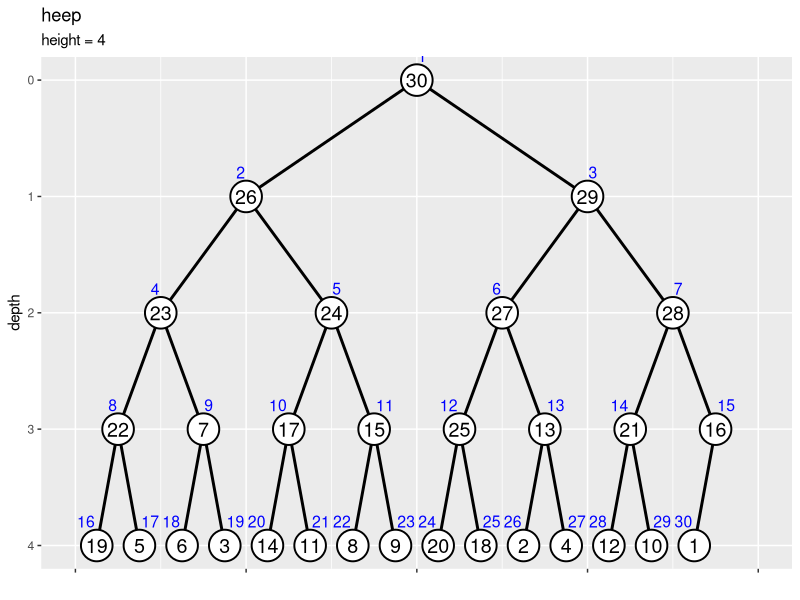

R code for this plot: (Note: this script raises an error after producing the figure.)

# 10.7 ヒープ ----------------------------------------------------------------

# 利用パッケージ
library(tidyverse)
library(gganimate)

# チェック用
library(ggplot2)


# 数列のヒープ化 --------------------------------------------------------------------

### ・実装 -----

# 部分木のヒープ化の実装
sub_heapify <- function(vec, i, N) {
  
  # 左側の子のインデックスを計算
  child_idx <- i * 2
  
  # 子がなければ終了
  if(child_idx > N) return(vec)
  
  # 値が大きい方の子のインデックスを設定
  if(child_idx+1 <= N & vec[child_idx+1] > vec[child_idx]) { # (&の左がFALSEだと右が処理されずNAにならないので動く)
    child_idx <- child_idx + 1
  }
  
  # 子が親以下なら終了
  if(vec[child_idx] <= vec[i]) return(vec)
  
  # 子と親を入替
  vec[1:N] <- replace(x = vec, list = c(child_idx, i), values = vec[c(i, child_idx)])
  
  # 子を根としてヒープ化
  vec[1:N] <- sub_heapify(vec, child_idx, N)
  
  # 数列を出力
  return(vec)
}

# ヒープ化の実装
heapify <- function(vec) {
  
  # 要素数を取得
  N <- length(vec)
  
  # 葉を除くノード番号の最大値を設定
  max_i <- N %/% 2
  
  # ヒープ化
  for(i in max_i:1) {
    
    # i番目の頂点を根としてヒープ化
    vec[1:N] <- sub_heapify(vec, i, N)
  }
  
  # 数列を出力
  return(vec)
}


### ・作図 -----

# 要素数を指定
N <- 30

# 数列を作成
a <- sample(x = 1:N, size = N, replace = FALSE)

# ヒープ化
a <- heapify(a)

# ノードの座標を作成
d <- 0.6
vertex_df <- tibble::tibble(
  value = a, 
  index = 1:length(a), 
  depth = floor(log2(index)), # 縦方向のノード位置
  col_idx = index - 2^depth + 1, # 深さごとのノード番号
  coord_x = (col_idx * 2 - 1) * 1/(2^depth * 2), # 横方向のノード位置
  label_offset = dplyr::if_else(
    condition = index%%2 == 0, true = 0.5+d, false = 0.5-d
  ) # ラベル位置を左右にズラす
)

# エッジの座標を作成
edge_df <- dplyr::bind_rows(
  # 子ノードの座標
  vertex_df |> 
    dplyr::filter(depth > 0) |> # 根を除去
    dplyr::mutate(
      edge_id   = index, 
      node_type = "childe" # (確認用)
    ), 
  # 親ノードの座標
  vertex_df |> 
    dplyr::filter(depth > 0) |> # 根を除去
    dplyr::mutate(
      edge_id   = index, 
      node_type = "parent", # (確認用)
      depth   = depth - 1, # 縦方向のノード位置
      index   = index %/% 2, 
      col_idx = index - 2^depth + 1, # 深さごとのノード番号
      coord_x = (col_idx * 2 - 1) * 1/(2^depth * 2) # 横方向のノード位置
    )
) |> 
  dplyr::select(!label_offset) |> 
  dplyr::arrange(edge_id, depth)

# ツリーの高さを取得
max_h <- floor(log2(N))

# 二分木を作図
ggplot() + 
  geom_path(data = edge_df, 
            mapping = aes(x = coord_x, y = depth, group = edge_id), 
            linewidth = 1) + # 辺
  geom_point(data = vertex_df, 
             mapping = aes(x = coord_x, y = depth), 
             size = 10, shape = "circle filled", fill = "white", stroke = 1) + # 頂点
  geom_text(data = vertex_df, 
            mapping = aes(x = coord_x, y = depth, label = value), 
            size = 5) + # 値ラベル
  geom_text(data = vertex_df, 
            mapping = aes(x = coord_x, y = depth, label = index, hjust = label_offset), 
            size = 4, vjust = -1.5, color = "blue") + # 位置ラベル
  scale_x_continuous(labels = NULL, name = "") + 
  scale_y_reverse(breaks = 0:max_h, minor_breaks = FALSE) + 
  coord_cartesian(xlim = c(0, 1)) + 
  labs(title = "heep", 
       subtitle = paste0("height = ", max_h), 
       y = "depth")


### ・可視化 -----

# 親子ノードの入替の実装
swap <- function(value, index, i, N) {
  
  # 数列の値・インデックスを取得
  val_vec <- value
  idx_vec <- index
  
  # 左側の子のインデックスを計算
  child_idx <- i * 2
  
  # 子がなければ終了
  if(child_idx > N) {
    lt <- list(value = val_vec, index = idx_vec, target = i)
    return(lt)
  }
  
  # 値が大きい方の子のインデックスを設定
  if(child_idx+1 <= N & val_vec[child_idx+1] > val_vec[child_idx]) {
    child_idx <- child_idx + 1
  }
  
  # 子が親以下なら終了
  if(val_vec[child_idx] <= val_vec[i]) {
    lt <- list(value = val_vec, index = idx_vec, target = i)
    return(lt)
  }
  
  # 子と親を入替
  val_vec[1:N] <- replace(x = val_vec, list = c(child_idx, i), values = val_vec[c(i, child_idx)])
  idx_vec[1:N] <- replace(x = idx_vec, list = c(child_idx, i), values = idx_vec[c(i, child_idx)])
  
  # 数列を出力
  if(child_idx <= N%/%2) {
    
    # 親子の入替があれば継続
    lt <- list(value = val_vec, index = idx_vec, target = child_idx)
    
  } else {
    
    # 子が葉なら終了
    lt <- list(value = val_vec, index = idx_vec, target = i)
  }
  return(lt)
}


# 要素数を指定
N <- 60

# 数列を作成
a <- sample(x = 1:N, size = N, replace = FALSE)
a

# 数列を格納
tmp_df <- tibble::tibble(
  step  = 0,   # 試行回数
  id    = 1:N, # 元のインデックス
  index = 1:N, # 各試行のインデックス
  value = a    # 要素
)

# 作図用のオブジェクトを初期化
id_vec   <- 1:N
trace_df <- tmp_df
trace_target_vec <- NULL

# ヒープ化
max_i <- N %/% 2
iter  <- 0
for(i in max_i:1) {
  
  # i番目の頂点を設定
  target_idx <- i
  
  # i番目の頂点を根とする部分木をヒープ化
  swap_flag <- TRUE
  while(swap_flag) {
    
    # 試行回数をカウント
    iter <- iter + 1
    
    # 親子の値を比較・入替
    res_lt <- swap(a, id_vec, target_idx, N)
    a[1:N]      <- res_lt[["value"]]
    id_vec[1:N] <- res_lt[["index"]]
    next_target_idx <- res_lt[["target"]]
    
    # 数列を格納
    tmp_df <- tibble::tibble(
      step  = iter, 
      id    = id_vec, 
      index = 1:N, 
      value = a
    )
    
    # 結果を記録
    trace_df <- dplyr::bind_rows(trace_df, tmp_df)
    trace_target_vec <- c(trace_target_vec, target_idx)
    
    # 入替の有無を確認
    if(target_idx == next_target_idx) {
      
      # 入替がなければ終了
      swap_flag <- FALSE
      
    } else {
      
      # 入替があれば入替後の頂点を親として設定
      target_idx <- next_target_idx
    }
    
    # 途中経過を表示
    print(paste0("--- step: ", iter, " ---"))
    print(a)
  }
}


# 頂点の座標を作成
trace_vertex_df <- trace_df |> 
  dplyr::group_by(step) |> # 座標計算用
  dplyr::mutate(
    depth   = floor(log2(index)), # ノードごとの深さ
    col_idx = index - 2^depth + 1, # 深さごとのノード番号
    coord_x = (col_idx * 2 - 1) * 1/(2^depth * 2), # 横方向のノード位置
  ) |> 
  dplyr::ungroup()

# 辺の座標を作成
edge_df <- dplyr::bind_rows(
  # 子ノードの座標
  trace_vertex_df |> 
    dplyr::filter(step == 0, depth > 0) |> # 1試行分のデータを抽出・根を除去
    dplyr::mutate(
      edge_id = index
    ), 
  # 親ノードの座標
  trace_vertex_df |> 
    dplyr::filter(step == 0, depth > 0) |> # 1試行分のデータを抽出・根を除去
    dplyr::mutate(
      edge_id = index, # 子インデックス
      depth   = depth - 1, # ノードごとの深さ
      index   = index %/% 2, # 親インデックス
      col_idx = index - 2^depth + 1, # 深さごとのノード番号
      coord_x = (col_idx * 2 - 1) * 1/(2^depth * 2) # 横方向のノード位置
    )
) |> 
  dplyr::select(!step) |> # フレーム遷移の影響から外す
  dplyr::arrange(edge_id, depth)

# インデックスラベルの座標を作成
d <- 0.6
index_df <- trace_vertex_df |> 
  dplyr::filter(step == 0) |> # 1試行分のデータを抽出
  dplyr::mutate(
    offset = dplyr::if_else(
      condition = index%%2 == 0, true = 0.5+d, false = 0.5-d
    ) # ラベル位置を左右にズラす
  ) |> 
  dplyr::select(!step) # フレーム遷移の影響から外す

# ステップ数を取得
max_step <- length(trace_target_vec)

# 入替対象の頂点の座標を作成
target_vertex_df <- dplyr::bind_rows(
  # 親ノードの座標
  tibble::tibble(
    step    = 1:max_step, 
    index   = trace_target_vec, # 入替元のインデックス
    depth   = floor(log2(index)), 
    col_idx = index - 2^depth + 1, 
    coord_x = (col_idx * 2 - 1) * 1/(2^depth * 2), 
    parent_flag = TRUE, 
    childe_id   = NA
  ), 
  # 子ノードの座標
  tidyr::expand_grid(
    step      = 1:max_step, 
    childe_id = 0:1
  ) |> 
    dplyr::mutate(
      index   = trace_target_vec[step] * 2 + childe_id, # 入替元の子インデックス
      depth   = floor(log2(index)), 
      col_idx = index - 2^depth + 1, 
      coord_x = (col_idx * 2 - 1) * 1/(2^depth * 2), 
      parent_flag = FALSE
    ) |> 
    dplyr::filter(index <= N)
) |> 
  dplyr::mutate(
    step = step - 1 # 表示フレームを調整
  ) |> 
  dplyr::arrange(step, index)

# 入替対象の辺の座標を計算
target_edge_df <- dplyr::bind_rows(
  # 親ノードの座標
  target_vertex_df |> 
    dplyr::filter(parent_flag) |> # 親ノードを抽出
    tidyr::uncount(weights = 2, .id = "childe_id") |> # 子ノード数に複製
    dplyr::mutate(
      childe_id = childe_id - 1, 
      edge_id   = index * 2 + childe_id # 子インデックス
    ) |> 
    dplyr::filter(edge_id <= N), # 子ノードがなければ除去
  # 子ノードの座標
  target_vertex_df |> 
    dplyr::filter(!parent_flag) |> # 子ノードを抽出
    dplyr::mutate(
      edge_id = index
    )
) |> 
  dplyr::arrange(step, index)


# ヒープ化のアニメーションを作図
graph <- ggplot() + 
  geom_text(data = index_df, 
            mapping = aes(x = coord_x, y = depth, label = index, hjust = offset), 
            size = 4, vjust = -1.7, color = "blue") + # インデックスラベル
  geom_path(data = edge_df, 
            mapping = aes(x = coord_x, y = depth, group = edge_id), 
            linewidth = 1) + # 辺
  geom_path(data = target_edge_df,
            mapping = aes(x = coord_x, y = depth, group = edge_id),
            color = "red", linewidth = 1, linetype = "dashed") + # 入替対象の辺
  geom_point(data = target_vertex_df,
             mapping = aes(x = coord_x, y = depth, group = step),
             size = 14, color = "red", alpha = 0.5) + # 入替対象の頂点
  geom_point(data = trace_vertex_df, 
             mapping = aes(x = coord_x, y = depth, group = id), 
             size = 12, shape = "circle filled", fill = "white", stroke = 1) + # 頂点
  geom_text(data = trace_vertex_df, 
            mapping = aes(x = coord_x, y = depth, label = as.character(value), group = id), 
            size = 5) + # 値ラベル
  gganimate::transition_states(states = step, transition_length = 9, state_length = 1, wrap = FALSE) + # フレーム遷移
  gganimate::ease_aes("cubic-in-out") + # 遷移の緩急
  scale_x_continuous(labels = NULL) + 
  scale_y_reverse(breaks = 0:max(trace_vertex_df[["depth"]], na.rm = TRUE), minor_breaks = FALSE) + 
  coord_cartesian(xlim = c(0, 1)) + 
  labs(title = "heapify", 
       subtitle = "step: {next_state}", 
       x = "", y = "depth")

# フレーム数を取得
frame_num <- max(trace_df[["step"]]) + 1

# 遷移フレーム数を指定
s <- 20

# gif画像を作成
gganimate::animate(
  plot = graph, 
  nframes = (frame_num + 2)*s, start_pause = s, end_pause = s, fps = 20, 
  width = 1200, height = 600, 
  renderer = gganimate::gifski_renderer()
)


# 値ラベルの座標を作成
init_df <- trace_df |> 
  dplyr::filter(step == 0) # 初期値を抽出
last_df <- trace_df |> 
  dplyr::filter(step == max(step)) # 最終結果を抽出

# 入替推移を作図
ggplot() + 
  geom_line(data = trace_df, 
            mapping = aes(x = step, y = index, color = factor(value), group = id), 
            linewidth = 1) + 
  geom_text(data = init_df, 
            mapping = aes(x = step, y = index, label = value), 
            hjust = 1) + 
  geom_text(data = last_df, 
            mapping = aes(x = step, y = index, label = value), 
            hjust = 0) + 
  theme(legend.position = "none") + 
  labs(title = "heapify", 
       x = "step", y = "index")


# 値の挿入 --------------------------------------------------------------------

### ・実装 -----

# 値の挿入の実装
push <- function(vec, val) {
  
  # 挿入要素(子)のインデックスを設定
  i <- length(vec) + 1
  
  # ヒープ化
  while(i > 1) { # (根に達するまで)
    
    # 親のインデックスを計算
    parent_idx <- i %/% 2
    
    # 親が子以上なら終了
    if(vec[parent_idx] >= val) break
    
    # 子と親を入替
    vec[i] <- vec[parent_idx] # 親の値を子の位置に移動
    i      <- parent_idx      # 挿入位置を親の位置に更新
  }
  
  # 値を挿入
  vec[i] <- val
  
  # 数列を出力
  return(vec)
}


# 挿入値を指定
x <- 50

# 値を挿入してヒープ化
a <- push(a, x)
a; length(a)


### ・可視化 -----

# 要素数を指定
initial_N <- 50

# ヒープを作成
initial_a <- sample(x = 1:initial_N, size = initial_N, replace = FALSE) |> 
  heapify()

# 挿入する値を指定
x <- 49.5

# 値を挿入
a <- c(initial_a, x)

# 挿入後の要素数を取得
N <- length(a)

# 数列を格納
trace_df <- dplyr::bind_rows(
  # 初期値
  tibble::tibble(
    step  = 0, 
    id    = 1:initial_N, 
    index = id, 
    value = initial_a
  ), 
  # 挿入後
  tibble::tibble(
    step  = 1, 
    id    = 1:N, 
    index = id, 
    value = a
  )
)

# 挿入要素のインデックスを設定
i <- N

# 作図用のオブジェクトを初期化
id_vec <- 1:N
trace_target_vec <- i

# ヒープ化
iter <- 1
while(i > 1) {
  
  # 試行回数を更新
  iter <- iter+ 1
  
  # 親のインデックスを計算
  parent_idx <- i %/% 2
  
  # 親が子以上なら終了
  if(a[parent_idx] >= a[i]) {
    
    # 値を記録
    trace_target_vec <- c(trace_target_vec, parent_idx)
    
    break
  }
  
  # 子と親を入替
  a[1:N]      <- replace(x = a, list = c(i, parent_idx), values = a[c(parent_idx, i)])
  id_vec[1:N] <- replace(x = id_vec, list = c(i, parent_idx), values = id_vec[c(parent_idx, i)])
  
  # 数列を格納
  tmp_df <- tibble::tibble(
    step  = iter, 
    id    = id_vec, 
    index = 1:N, 
    value = a
  )
  
  # 値を記録
  trace_df <- dplyr::bind_rows(trace_df, tmp_df)
  trace_target_vec <- c(trace_target_vec, parent_idx)
  
  # 挿入位置を親の位置に更新
  i <- parent_idx
  
  # 途中経過を表示
  print(paste0("--- step: ", iter, " ---"))
  print(a)
}


# 頂点の座標を作成
trace_vertex_df <- trace_df |> 
  dplyr::group_by(step) |> # 座標計算用
  dplyr::mutate(
    depth   = floor(log2(index)), # ノードごとの深さ
    col_idx = index - 2^depth + 1, # 深さごとのノード番号
    coord_x = (col_idx * 2 - 1) * 1/(2^depth * 2), # 横方向のノード位置
  ) |> 
  dplyr::ungroup()

# 辺の座標を作成
edge_df <- dplyr::bind_rows(
  # 子ノードの座標
  trace_vertex_df |> 
    dplyr::filter(step == 1, depth > 0) |> # 1試行分のデータを抽出・根を除去
    dplyr::mutate(
      edge_id = index
    ), 
  # 親ノードの座標
  trace_vertex_df |> 
    dplyr::filter(step == 1, depth > 0) |> # 1試行分のデータを抽出・根を除去
    dplyr::mutate(
      edge_id = index, # 子インデックス
      depth   = depth - 1, # ノードごとの深さ
      index   = index %/% 2, # 親インデックス
      col_idx = index - 2^depth + 1, # 深さごとのノード番号
      coord_x = (col_idx * 2 - 1) * 1/(2^depth * 2) # 横方向のノード位置
    )
) |> 
  dplyr::select(!step) |> # フレーム遷移の影響から外す
  dplyr::arrange(edge_id, depth)

# インデックスラベルの座標を作成
d <- 0.6
index_df <- trace_vertex_df |> 
  dplyr::filter(step == 1) |> # 1試行分のデータを抽出
  dplyr::mutate(
    offset = dplyr::if_else(
      condition = index%%2 == 0, true = 0.5+d, false = 0.5-d
    ) # ラベル位置を左右にズラす
  ) |> 
  dplyr::select(!step) # フレーム遷移の影響から外す

# ステップ数を取得
max_step <- length(trace_target_vec)

# 入替対象の頂点の座標を作成
target_df <- dplyr::bind_rows(
  # 親ノードの座標
  tibble::tibble(
    step  = 1:max_step, 
    index = trace_target_vec, # 入替元のインデックス
    edge_id = index
  ), 
  # 子ノードの座標
  tibble::tibble(
    step  = 2:max_step, 
    index = trace_target_vec[-max_step],#c(NA, trace_target_vec[-max_step]), # 入替元の子インデックス
    edge_id = trace_target_vec[-1]
  )
) |> 
  dplyr::mutate(
    step = step - 1, # 表示フレームを調整
    depth   = floor(log2(index)), 
    col_idx = index - 2^depth + 1, 
    coord_x = (col_idx * 2 - 1) * 1/(2^depth * 2), 
  ) |> 
  dplyr::arrange(step, index)

# 入替対象の辺の座標を作成
target_edge_df <- dplyr::bind_rows(
  target_df, 
  target_df |> 
    dplyr::filter(step == 0)
) # (原因不明の警告文対策)


# ヒープ化のアニメーションを作図
graph <- ggplot() + 
  geom_text(data = index_df,
            mapping = aes(x = coord_x, y = depth, label = index, hjust = offset),
            size = 4, vjust = -1.7, color = "blue") + # インデックスラベル
  geom_path(data = edge_df,
            mapping = aes(x = coord_x, y = depth, group = edge_id),
            linewidth = 1) + # 辺
  geom_path(data = target_edge_df,
            mapping = aes(x = coord_x, y = depth, group = edge_id),
            color = "red", linewidth = 1, linetype = "dashed") + # 入替対象の辺
  geom_point(data = target_df,
             mapping = aes(x = coord_x, y = depth, group = index),
             size = 14, color = "red", alpha = 0.5) + # 入替対象の頂点
  geom_point(data = trace_vertex_df,
             mapping = aes(x = coord_x, y = depth, group = id),
             size = 12, shape = "circle filled", fill = "white", stroke = 1) + # 頂点
  geom_text(data = trace_vertex_df,
            mapping = aes(x = coord_x, y = depth, label = as.character(value), group = id),
            size = 5) + # 値ラベル
  gganimate::transition_states(states = step, transition_length = 9, state_length = 1, wrap = FALSE) + # フレーム遷移
  gganimate::ease_aes("cubic-in-out") + # 遷移の緩急
  scale_x_continuous(labels = NULL) + 
  scale_y_reverse(breaks = 0:max(trace_vertex_df[["depth"]], na.rm = TRUE), minor_breaks = FALSE) + 
  coord_cartesian(xlim = c(0, 1)) + 
  labs(title = "heapify : push", 
       subtitle = "step: {next_state}", 
       x = "", y = "depth")

# フレーム数を取得
frame_num <- max(trace_df[["step"]]) + 1

# 遷移フレーム数を指定
s <- 20

# gif画像を作成
gganimate::animate(
  plot = graph, 
  nframes = (frame_num + 2)*s, start_pause = s, end_pause = s, fps = 20, 
  width = 1200, height = 600, 
  renderer = gganimate::gifski_renderer()
)


# 最大値の削除 ------------------------------------------------------------------

### ・実装 -----

# 最大値の削除の実装
pop <- function(vec) {
  
  # 削除後の要素数を取得
  N <- length(vec) - 1
  
  # 最後尾(挿入要素)の値を取得
  val <- vec[N+1]
  
  # 最後尾の値を削除
  vec <- vec[-(N+1)]
  
  # 根(親)のインデックスを設定
  i <- 1
  
  # ヒープ化
  while(i*2 <= N) { # (葉に達するまで)
    
    # 左側の子のインデックスを計算
    child_idx <- i * 2
    
    # 値が大きい方の子のインデックスを設定
    if(child_idx+1 <= N & vec[child_idx+1] > vec[child_idx]) { # (&の左がFALSEだと右が処理されずNAにならないので動く)
      child_idx <- child_idx + 1
    }
    
    # 子が親以下なら終了
    if(vec[child_idx] <= val) break
    
    # 親と子を入替
    vec[i] <- vec[child_idx] # 子の値を親の位置に移動
    i      <- child_idx      # 挿入位置を子の位置に更新
  }
  
  # 値を挿入
  vec[i] <- val
  
  # 数列を出力
  return(vec)
}


# 最大値を削除してヒープ
a <- pop(a)
a; length(a)


### ・可視化 -----

# 要素数を指定
initial_N <- 50

# ヒープを作成
initial_a <- sample(x = 1:initial_N, size = initial_N, replace = FALSE) |> 
  heapify()

# 最大値を削除して、最後尾を先頭に挿入
a <- c(initial_a[initial_N], initial_a[-c(1, initial_N)])

# 削除後の要素数を取得
N <- length(a)

# 元のインデックスを作成
id_vec <- c(initial_N, 2:N)

# 数列を格納
trace_df <- dplyr::bind_rows(
  # 初期値
  tibble::tibble(
    step  = 0, 
    id    = 1:initial_N, 
    index = id, 
    value = initial_a
  ), 
  # 挿入後
  tibble::tibble(
    step  = 1, 
    id    = id_vec, 
    index = 1:N, 
    value = a
  )
)

# 挿入要素のインデックスを設定
i <- 1

# 作図用のオブジェクトを初期化
trace_target_vec <- i

# ヒープ化
iter <- 1
while(i*2 <= N) {
  
  # 試行回数を更新
  iter <- iter+ 1
  
  # 値が大きい方の子のインデックスを設定
  child_idx <- i * 2 # 左側の子
  if(child_idx+1 <= N & a[child_idx+1] > a[child_idx]) {
    child_idx <- child_idx + 1
  }
  
  # 子が親以下なら終了
  if(a[child_idx] <= a[i]) {
    
    # 値を記録
    trace_target_vec <- c(trace_target_vec, child_idx)
    
    break
  }
  
  # 親と子を入替
  a[1:N]      <- replace(x = a, list = c(i, child_idx), values = a[c(child_idx, i)])
  id_vec[1:N] <- replace(x = id_vec, list = c(i, child_idx), values = id_vec[c(child_idx, i)])
  
  # 数列を格納
  tmp_df <- tibble::tibble(
    step  = iter, 
    id    = id_vec, 
    index = 1:N, 
    value = a
  )
  
  # 値を記録
  trace_df <- dplyr::bind_rows(trace_df, tmp_df)
  trace_target_vec <- c(trace_target_vec, child_idx)
  
  # 挿入位置を子の位置に更新
  i <- child_idx
  
  # 途中経過を表示
  print(paste0("--- step: ", iter, " ---"))
  print(a)
}


# 頂点の座標を作成
trace_vertex_df <- trace_df |> 
  dplyr::group_by(step) |> # 座標計算用
  dplyr::mutate(
    depth   = floor(log2(index)), # ノードごとの深さ
    col_idx = index - 2^depth + 1, # 深さごとのノード番号
    coord_x = (col_idx * 2 - 1) * 1/(2^depth * 2), # 横方向のノード位置
  ) |> 
  dplyr::ungroup()

# 辺の座標を作成
edge_df <- dplyr::bind_rows(
  # 子ノードの座標
  trace_vertex_df |> 
    dplyr::filter(step == 0, depth > 0) |> # 1試行分のデータを抽出・根を除去
    dplyr::mutate(
      edge_id = index
    ), 
  # 親ノードの座標
  trace_vertex_df |> 
    dplyr::filter(step == 0, depth > 0) |> # 1試行分のデータを抽出・根を除去
    dplyr::mutate(
      edge_id = index, # 子インデックス
      depth   = depth - 1, # ノードごとの深さ
      index   = index %/% 2, # 親インデックス
      col_idx = index - 2^depth + 1, # 深さごとのノード番号
      coord_x = (col_idx * 2 - 1) * 1/(2^depth * 2) # 横方向のノード位置
    )
) |> 
  dplyr::select(!step) |> # フレーム遷移の影響から外す
  dplyr::arrange(edge_id, depth)

# インデックスラベルの座標を作成
d <- 0.6
index_df <- trace_vertex_df |> 
  dplyr::filter(step == 0) |> # 1試行分のデータを抽出
  dplyr::mutate(
    offset = dplyr::if_else(
      condition = index%%2 == 0, true = 0.5+d, false = 0.5-d
    ) # ラベル位置を左右にズラす
  ) |> 
  dplyr::select(!step) # フレーム遷移の影響から外す

# ステップ数を取得
max_step <- length(trace_target_vec)

# 入替対象の頂点の座標を作成
target_vertex_df <- dplyr::bind_rows(
  # 削除と挿入
  tibble::tibble(
    step  = 1, 
    index = c(1, initial_N), 
    parent_flag = NA
  ), 
  # 親ノードの座標
  tibble::tibble(
    step  = 2:max_step, 
    index = trace_target_vec[-max_step], # 入替元のインデックス
    parent_flag = TRUE
  ), 
  # 子ノードの座標
  tidyr::expand_grid(
    step      = 2:max_step, 
    childe_id = 0:1
  ) |> 
    dplyr::mutate(
      index = trace_target_vec[step-1] * 2 + childe_id, # 入替元の子インデックス
      parent_flag = FALSE
    ) |> 
    dplyr::filter(index <= N)
) |> 
  dplyr::mutate(
    step = step - 1, # 表示フレームを調整
    depth   = floor(log2(index)), 
    col_idx = index - 2^depth + 1, 
    coord_x = (col_idx * 2 - 1) * 1/(2^depth * 2)
  ) |> 
  dplyr::arrange(step, index)

# 入替対象の辺の座標を計算
target_edge_df <- dplyr::bind_rows(
  # 削除と挿入
  target_vertex_df |> 
    dplyr::filter(is.na(parent_flag)) |> # 先頭と最後尾を抽出
    dplyr::mutate(
      edge_id = 1 # 根インデックス
    ), 
  # 親ノードの座標
  target_vertex_df |> 
    dplyr::filter(parent_flag) |> # 親ノードを抽出
    tidyr::uncount(weights = 2, .id = "childe_id") |> # 子ノード数に複製
    dplyr::mutate(
      childe_id = childe_id - 1, 
      edge_id   = index * 2 + childe_id # 子インデックス
    ) |> 
    dplyr::filter(edge_id <= N), # 子ノードがなければ除去
  # 子ノードの座標
  target_vertex_df |> 
    dplyr::filter(!parent_flag) |> # 子ノードを抽出
    dplyr::mutate(
      edge_id = index
    )
) |> 
  dplyr::arrange(step, index)


# ヒープ化のアニメーションを作図
graph <- ggplot() + 
  geom_text(data = index_df,
            mapping = aes(x = coord_x, y = depth, label = index, hjust = offset),
            size = 4, vjust = -1.7, color = "blue") + # インデックスラベル
  geom_path(data = edge_df,
            mapping = aes(x = coord_x, y = depth, group = edge_id),
            linewidth = 1) + # 辺
  geom_path(data = target_edge_df,
            mapping = aes(x = coord_x, y = depth, group = edge_id),
            color = "red", linewidth = 1, linetype = "dashed") + # 入替対象の辺
  geom_point(data = target_vertex_df,
             mapping = aes(x = coord_x, y = depth, group = index),
             size = 14, color = "red", alpha = 0.5) + # 入替対象の頂点
  geom_point(data = trace_vertex_df,
             mapping = aes(x = coord_x, y = depth, group = id),
             size = 12, shape = "circle filled", fill = "white", stroke = 1) + # 頂点
  geom_text(data = trace_vertex_df,
            mapping = aes(x = coord_x, y = depth, label = as.character(value), group = id),
            size = 5) + # 値ラベル
  gganimate::transition_states(states = step, transition_length = 9, state_length = 1, wrap = FALSE) + # フレーム遷移
  gganimate::ease_aes("cubic-in-out") + # 遷移の緩急
  scale_x_continuous(labels = NULL) + 
  scale_y_reverse(breaks = 0:max(trace_vertex_df[["depth"]], na.rm = TRUE), minor_breaks = FALSE) + 
  coord_cartesian(xlim = c(0, 1)) + 
  labs(title = "heapify : pop", 
       subtitle = "step: {next_state}", 
       x = "", y = "depth")

# フレーム数を取得
frame_num <- max(trace_df[["step"]]) + 1

# 遷移フレーム数を指定
s <- 20

# gif画像を作成
gganimate::animate(
  plot = graph, 
  nframes = (frame_num + 2)*s, start_pause = s, end_pause = s, fps = 20, 
  width = 1200, height = 600, 
  renderer = gganimate::gifski_renderer()
)
